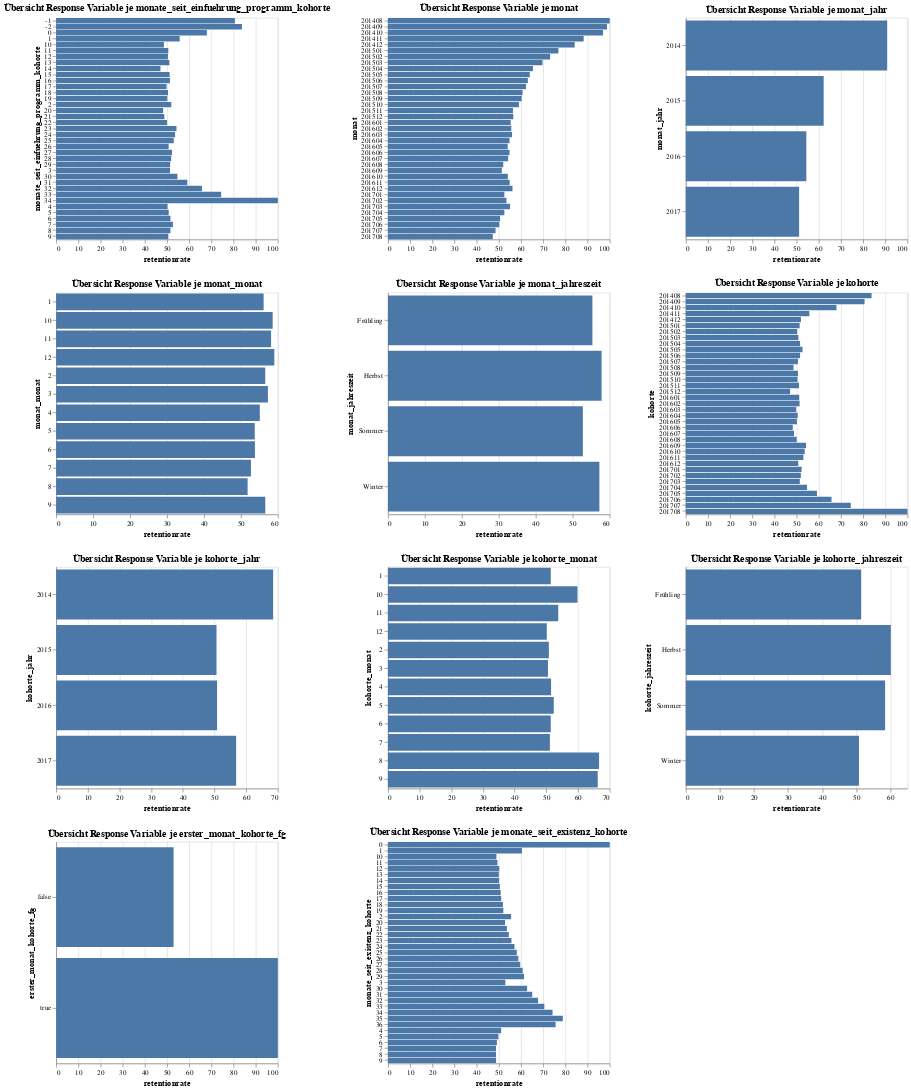

The notebook cell this image was saved under:
### Markdown cell above
#### Categoric Data

### Code cell
# Erstelle eine Liste, um die Charts zu speichern
charts_cat = []

# Schleife über jede Kategorie in list_category
for cat in list_category:
    chart = alt.Chart(data).mark_bar().encode(
        x=alt.X('mean(retentionrate):Q', title=y_label, sort = 'y'),
        y=alt.Y(f'{cat}', title=cat),
    ).properties(
        title=f'Übersicht Response Variable je {cat}',
        width=300,
        height=300
    ).interactive()
    
    # Füge das Chart der Liste hinzu
    charts_cat.append(chart)

# Kombiniere die Charts in einem Rasterlayout
grid_chart_cat = alt.concat(*charts_cat, columns=3) 

# Zeige das kombinierte Chart an
grid_chart_cat.display()

### Figure 1 — Vega-Lite specification as saved in the notebook (floating-point values rounded to 4 significant figures; data arrays with more than 128 entries replaced by an {"elided": "..."} marker saying what was removed)
{"config": {"view": {"continuousWidth": 300, "continuousHeight": 300}}, "concat": [{"mark": {"type": "bar"}, "encoding": {"x": {"aggregate": "mean", "field": "retentionrate", "sort": "y", "title": "retentionrate", "type": "quantitative"}, "y": {"field": "monate_seit_einfuehrung_programm_kohorte", "title": "monate_seit_einfuehrung_programm_kohorte", "type": "nominal"}}, "height": 300, "name": "view_440", "title": "Übersicht Response Variable je monate_seit_einfuehrung_programm_kohorte", "width": 300}, {"mark": {"type": "bar"}, "encoding": {"x": {"aggregate": "mean", "field": "retentionrate", "sort": "y", "title": "retentionrate", "type": "quantitative"}, "y": {"field": "monat", "title": "monat", "type": "nominal"}}, "height": 300, "name": "view_441", "title": "Übersicht Response Variable je monat", "width": 300}, {"mark": {"type": "bar"}, "encoding": {"x": {"aggregate": "mean", "field": "retentionrate", "sort": "y", "title": "retentionrate", "type": "quantitative"}, "y": {"field": "monat_jahr", "title": "monat_jahr", "type": "nominal"}}, "height": 300, "name": "view_442", "title": "Übersicht Response Variable je monat_jahr", "width": 300}, {"mark": {"type": "bar"}, "encoding": {"x": {"aggregate": "mean", "field": "retentionrate", "sort": "y", "title": "retentionrate", "type": "quantitative"}, "y": {"field": "monat_monat", "title": "monat_monat", "type": "nominal"}}, "height": 300, "name": "view_443", "title": "Übersicht Response Variable je monat_monat", "width": 300}, {"mark": {"type": "bar"}, "encoding": {"x": {"aggregate": "mean", "field": "retentionrate", "sort": "y", "title": "retentionrate", "type": "quantitative"}, "y": {"field": "monat_jahreszeit", "title": "monat_jahreszeit", "type": "nominal"}}, "height": 300, "name": "view_444", "title": "Übersicht Response Variable je monat_jahreszeit", "width": 300}, {"mark": {"type": "bar"}, "encoding": {"x": {"aggregate": "mean", "field": "retentionrate", "sort": "y", "title": "retentionrate", "type": "quantitative"}, "y": {"field": "kohorte", "title": "kohorte", "type": "nominal"}}, "height": 300, "name": "view_445", "title": "Übersicht Response Variable je kohorte", "width": 300}, {"mark": {"type": "bar"}, "encoding": {"x": {"aggregate": "mean", "field": "retentionrate", "sort": "y", "title": "retentionrate", "type": "quantitative"}, "y": {"field": "kohorte_jahr", "title": "kohorte_jahr", "type": "nominal"}}, "height": 300, "name": "view_446", "title": "Übersicht Response Variable je kohorte_jahr", "width": 300}, {"mark": {"type": "bar"}, "encoding": {"x": {"aggregate": "mean", "field": "retentionrate", "sort": "y", "title": "retentionrate", "type": "quantitative"}, "y": {"field": "kohorte_monat", "title": "kohorte_monat", "type": "nominal"}}, "height": 300, "name": "view_447", "title": "Übersicht Response Variable je kohorte_monat", "width": 300}, {"mark": {"type": "bar"}, "encoding": {"x": {"aggregate": "mean", "field": "retentionrate", "sort": "y", "title": "retentionrate", "type": "quantitative"}, "y": {"field": "kohorte_jahreszeit", "title": "kohorte_jahreszeit", "type": "nominal"}}, "height": 300, "name": "view_448", "title": "Übersicht Response Variable je kohorte_jahreszeit", "width": 300}, {"mark": {"type": "bar"}, "encoding": {"x": {"aggregate": "mean", "field": "retentionrate", "sort": "y", "title": "retentionrate", "type": "quantitative"}, "y": {"field": "erster_monat_kohorte_fg", "title": "erster_monat_kohorte_fg", "type": "nominal"}}, "height": 300, "name": "view_449", "title": "Übersicht Response Variable je erster_monat_kohorte_fg", "width": 300}, {"mark": {"type": "bar"}, "encoding": {"x": {"aggregate": "mean", "field": "retentionrate", "sort": "y", "title": "retentionrate", "type": "quantitative"}, "y": {"field": "monate_seit_existenz_kohorte", "title": "monate_seit_existenz_kohorte", "type": "nominal"}}, "height": 300, "name": "view_450", "title": "Übersicht Response Variable je monate_seit_existenz_kohorte", "width": 300}], "columns": 3, "data": {"name": "data-a2c2e10a99d44d78ba264a4274abdc6d"}, "params": [{"name": "param_435", "select": {"type": "interval", "encodings": ["x", "y"]}, "bind": "scales", "views": ["view_440"]}, {"name": "param_436", "select": {"type": "interval", "encodings": ["x", "y"]}, "bind": "scales", "views": ["view_441"]}, {"name": "param_437", "select": {"type": "interval", "encodings": ["x", "y"]}, "bind": "scales", "views": ["view_442"]}, {"name": "param_438", "select": {"type": "interval", "encodings": ["x", "y"]}, "bind": "scales", "views": ["view_443"]}, {"name": "param_439", "select": {"type": "interval", "encodings": ["x", "y"]}, "bind": "scales", "views": ["view_444"]}, {"name": "param_440", "select": {"type": "interval", "encodings": ["x", "y"]}, "bind": "scales", "views": ["view_445"]}, {"name": "param_441", "select": {"type": "interval", "encodings": ["x", "y"]}, "bind": "scales", "views": ["view_446"]}, {"name": "param_442", "select": {"type": "interval", "encodings": ["x", "y"]}, "bind": "scales", "views": ["view_447"]}, {"name": "param_443", "select": {"type": "interval", "encodings": ["x", "y"]}, "bind": "scales", "views": ["view_448"]}, {"name": "param_444", "select": {"type": "interval", "encodings": ["x", "y"]}, "bind": "scales", "views": ["view_449"]}, {"name": "param_445", "select": {"type": "interval", "encodings": ["x", "y"]}, "bind": "scales", "views": ["view_450"]}], "$schema": "https://vega.github.io/schema/vega-lite/v5.20.1.json", "datasets": {"data-a2c2e10a99d44d78ba264a4274abdc6d": {"elided": "703 records"}}}
